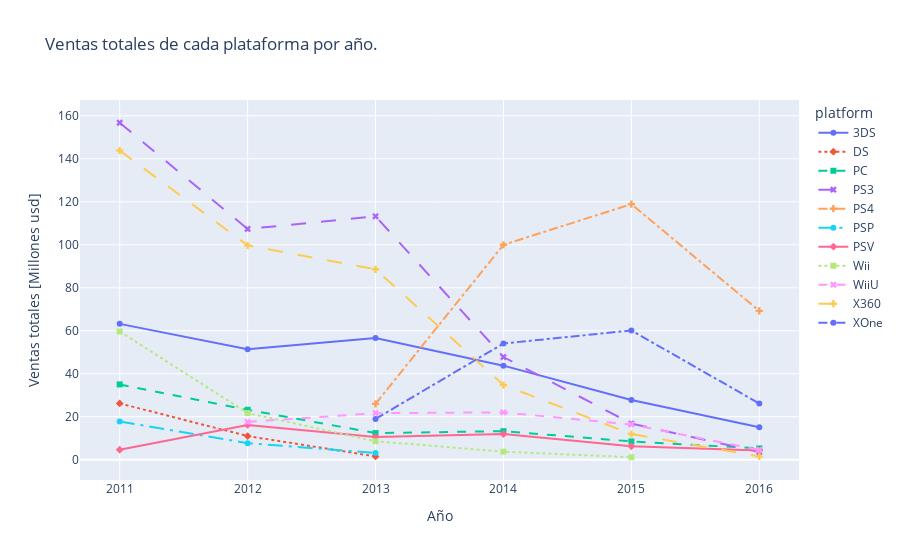
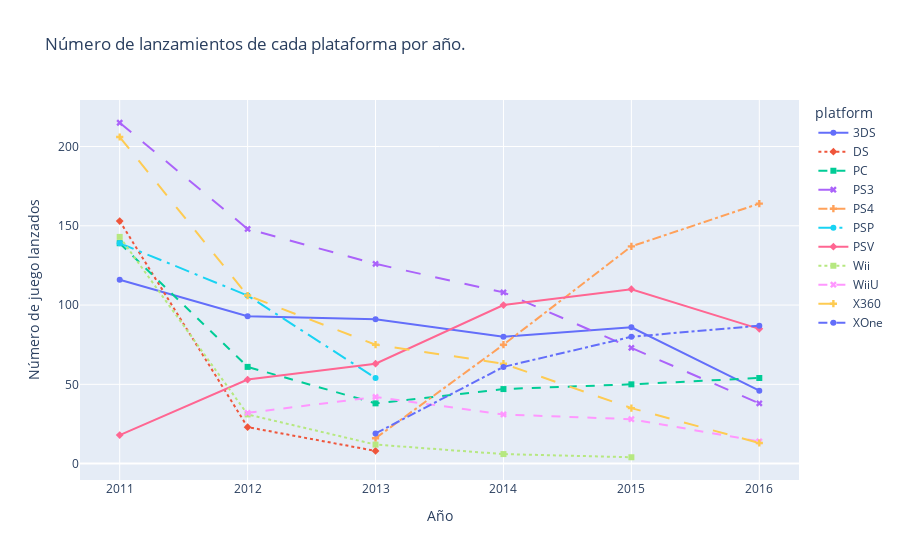

Here is the notebook cell these charts were saved with, in order:
### Markdown cell above
#### Periodo de tiempo de los datos

Teniendo en cuenta los resultados obtenidos con respecto a las ventas, y los gráficos de ventas por años y de número de juegos lanzados por años, se decide trabajar con datos del $2011$ en adelante.

### Code cell
# A partir del dataset 'top_sales_platforms' que contiene las ventas por plataforma y por año, se filtra
# para obtener la información de los datos a partir de 2011
top_sales_2011 = top_sales_platforms[top_sales_platforms['year_of_release'] >= 2011]
print(top_sales_2011)

# Se grafica el comportamientos de las ventas por cada plataforma por año
fig_top_sales_2011 = px.line(top_sales_2011, x = 'year_of_release', y ='total_sales', color = 'platform',
                                 symbol = 'platform',
                                 line_dash = 'platform',
                                 title = "Ventas totales de cada plataforma por año.",
                                 labels = {'year_of_release': 'Año', 'total_sales': 'Ventas totales [Millones usd]'})

fig_top_sales_2011.show()

# Se grafica el número de lanzamientos de cada plataforma por año
fig_top_sales_2011 = px.line(top_sales_2011, x = 'year_of_release', y ='num_of_release', color = 'platform',
                                 symbol = 'platform',
                                 line_dash = 'platform',
                                 title = "Número de lanzamientos de cada plataforma por año.",
                                 labels = {'year_of_release': 'Año', 'num_of_release': 'Número de juego lanzados'})

fig_top_sales_2011.show()

### Figure 1 — Plotly figure (JSON) as saved in the notebook; plotly's stock layout.template omitted (floating-point values rounded to 4 significant figures)
{"data": [{"hovertemplate": "platform=3DS<br>Año=%{x}<br>Ventas totales [Millones usd]=%{y}<extra></extra>", "legendgroup": "3DS", "line": {"color": "#636efa", "dash": "solid"}, "marker": {"symbol": "circle"}, "mode": "markers+lines", "name": "3DS", "orientation": "v", "showlegend": true, "type": "scatter", "x": [2011, 2012, 2013, 2014, 2015, 2016], "xaxis": "x", "y": [63.2, 51.36, 56.57, 43.76, 27.78, 15.14], "yaxis": "y"}, {"hovertemplate": "platform=DS<br>Año=%{x}<br>Ventas totales [Millones usd]=%{y}<extra></extra>", "legendgroup": "DS", "line": {"color": "#EF553B", "dash": "dot"}, "marker": {"symbol": "diamond"}, "mode": "markers+lines", "name": "DS", "orientation": "v", "showlegend": true, "type": "scatter", "x": [2011, 2012, 2013], "xaxis": "x", "y": [26.18, 11.01, 1.54], "yaxis": "y"}, {"hovertemplate": "platform=PC<br>Año=%{x}<br>Ventas totales [Millones usd]=%{y}<extra></extra>", "legendgroup": "PC", "line": {"color": "#00cc96", "dash": "dash"}, "marker": {"symbol": "square"}, "mode": "markers+lines", "name": "PC", "orientation": "v", "showlegend": true, "type": "scatter", "x": [2011, 2012, 2013, 2014, 2015, 2016], "xaxis": "x", "y": [35.03, 23.22, 12.38, 13.28, 8.52, 5.25], "yaxis": "y"}, {"hovertemplate": "platform=PS3<br>Año=%{x}<br>Ventas totales [Millones usd]=%{y}<extra></extra>", "legendgroup": "PS3", "line": {"color": "#ab63fa", "dash": "longdash"}, "marker": {"symbol": "x"}, "mode": "markers+lines", "name": "PS3", "orientation": "v", "showlegend": true, "type": "scatter", "x": [2011, 2012, 2013, 2014, 2015, 2016], "xaxis": "x", "y": [156.8, 107.4, 113.2, 47.76, 16.82, 3.6], "yaxis": "y"}, {"hovertemplate": "platform=PS4<br>Año=%{x}<br>Ventas totales [Millones usd]=%{y}<extra></extra>", "legendgroup": "PS4", "line": {"color": "#FFA15A", "dash": "dashdot"}, "marker": {"symbol": "cross"}, "mode": "markers+lines", "name": "PS4", "orientation": "v", "showlegend": true, "type": "scatter", "x": [2013, 2014, 2015, 2016], "xaxis": "x", "y": [25.99, 100, 118.9, 69.25], "yaxis": "y"}, {"hovertemplate": "platform=PSP<br>Año=%{x}<br>Ventas totales [Millones usd]=%{y}<extra></extra>", "legendgroup": "PSP", "line": {"color": "#19d3f3", "dash": "longdashdot"}, "marker": {"symbol": "circle"}, "mode": "markers+lines", "name": "PSP", "orientation": "v", "showlegend": true, "type": "scatter", "x": [2011, 2012, 2013], "xaxis": "x", "y": [17.82, 7.69, 3.14], "yaxis": "y"}, {"hovertemplate": "platform=PSV<br>Año=%{x}<br>Ventas totales [Millones usd]=%{y}<extra></extra>", "legendgroup": "PSV", "line": {"color": "#FF6692", "dash": "solid"}, "marker": {"symbol": "diamond"}, "mode": "markers+lines", "name": "PSV", "orientation": "v", "showlegend": true, "type": "scatter", "x": [2011, 2012, 2013, 2014, 2015, 2016], "xaxis": "x", "y": [4.63, 16.19, 10.59, 11.9, 6.25, 4.25], "yaxis": "y"}, {"hovertemplate": "platform=Wii<br>Año=%{x}<br>Ventas totales [Millones usd]=%{y}<extra></extra>", "legendgroup": "Wii", "line": {"color": "#B6E880", "dash": "dot"}, "marker": {"symbol": "square"}, "mode": "markers+lines", "name": "Wii", "orientation": "v", "showlegend": true, "type": "scatter", "x": [2011, 2012, 2013, 2014, 2015], "xaxis": "x", "y": [59.65, 21.71, 8.59, 3.75, 1.14], "yaxis": "y"}, {"hovertemplate": "platform=WiiU<br>Año=%{x}<br>Ventas totales [Millones usd]=%{y}<extra></extra>", "legendgroup": "WiiU", "line": {"color": "#FF97FF", "dash": "dash"}, "marker": {"symbol": "x"}, "mode": "markers+lines", "name": "WiiU", "orientation": "v", "showlegend": true, "type": "scatter", "x": [2012, 2013, 2014, 2015, 2016], "xaxis": "x", "y": [17.56, 21.65, 22.03, 16.35, 4.6], "yaxis": "y"}, {"hovertemplate": "platform=X360<br>Año=%{x}<br>Ventas totales [Millones usd]=%{y}<extra></extra>", "legendgroup": "X360", "line": {"color": "#FECB52", "dash": "longdash"}, "marker": {"symbol": "cross"}, "mode": "markers+lines", "name": "X360", "orientation": "v", "showlegend": true, "type": "scatter", "x": [2011, 2012, 2013, 2014, 2015, 2016], "xaxis": "x", "y": [143.8, 99.74, 88.58, 34.74, 11.96, 1.52], "yaxis": "y"}, {"hovertemplate": "platform=XOne<br>Año=%{x}<br>Ventas totales [Millones usd]=%{y}<extra></extra>", "legendgroup": "XOne", "line": {"color": "#636efa", "dash": "dashdot"}, "marker": {"symbol": "circle"}, "mode": "markers+lines", "name": "XOne", "orientation": "v", "showlegend": true, "type": "scatter", "x": [2013, 2014, 2015, 2016], "xaxis": "x", "y": [18.96, 54.07, 60.14, 26.15], "yaxis": "y"}], "layout": {"legend": {"title": {"text": "platform"}, "tracegroupgap": 0}, "title": {"text": "Ventas totales de cada plataforma por año."}, "xaxis": {"anchor": "y", "domain": [0, 1], "title": {"text": "Año"}}, "yaxis": {"anchor": "x", "domain": [0, 1], "title": {"text": "Ventas totales [Millones usd]"}}}}

### Figure 2 — Plotly figure (JSON) as saved in the notebook; plotly's stock layout.template omitted (floating-point values rounded to 4 significant figures)
{"data": [{"hovertemplate": "platform=3DS<br>Año=%{x}<br>Número de juego lanzados=%{y}<extra></extra>", "legendgroup": "3DS", "line": {"color": "#636efa", "dash": "solid"}, "marker": {"symbol": "circle"}, "mode": "markers+lines", "name": "3DS", "orientation": "v", "showlegend": true, "type": "scatter", "x": [2011, 2012, 2013, 2014, 2015, 2016], "xaxis": "x", "y": [116, 93, 91, 80, 86, 46], "yaxis": "y"}, {"hovertemplate": "platform=DS<br>Año=%{x}<br>Número de juego lanzados=%{y}<extra></extra>", "legendgroup": "DS", "line": {"color": "#EF553B", "dash": "dot"}, "marker": {"symbol": "diamond"}, "mode": "markers+lines", "name": "DS", "orientation": "v", "showlegend": true, "type": "scatter", "x": [2011, 2012, 2013], "xaxis": "x", "y": [153, 23, 8], "yaxis": "y"}, {"hovertemplate": "platform=PC<br>Año=%{x}<br>Número de juego lanzados=%{y}<extra></extra>", "legendgroup": "PC", "line": {"color": "#00cc96", "dash": "dash"}, "marker": {"symbol": "square"}, "mode": "markers+lines", "name": "PC", "orientation": "v", "showlegend": true, "type": "scatter", "x": [2011, 2012, 2013, 2014, 2015, 2016], "xaxis": "x", "y": [139, 61, 38, 47, 50, 54], "yaxis": "y"}, {"hovertemplate": "platform=PS3<br>Año=%{x}<br>Número de juego lanzados=%{y}<extra></extra>", "legendgroup": "PS3", "line": {"color": "#ab63fa", "dash": "longdash"}, "marker": {"symbol": "x"}, "mode": "markers+lines", "name": "PS3", "orientation": "v", "showlegend": true, "type": "scatter", "x": [2011, 2012, 2013, 2014, 2015, 2016], "xaxis": "x", "y": [215, 148, 126, 108, 73, 38], "yaxis": "y"}, {"hovertemplate": "platform=PS4<br>Año=%{x}<br>Número de juego lanzados=%{y}<extra></extra>", "legendgroup": "PS4", "line": {"color": "#FFA15A", "dash": "dashdot"}, "marker": {"symbol": "cross"}, "mode": "markers+lines", "name": "PS4", "orientation": "v", "showlegend": true, "type": "scatter", "x": [2013, 2014, 2015, 2016], "xaxis": "x", "y": [16, 75, 137, 164], "yaxis": "y"}, {"hovertemplate": "platform=PSP<br>Año=%{x}<br>Número de juego lanzados=%{y}<extra></extra>", "legendgroup": "PSP", "line": {"color": "#19d3f3", "dash": "longdashdot"}, "marker": {"symbol": "circle"}, "mode": "markers+lines", "name": "PSP", "orientation": "v", "showlegend": true, "type": "scatter", "x": [2011, 2012, 2013], "xaxis": "x", "y": [139, 106, 54], "yaxis": "y"}, {"hovertemplate": "platform=PSV<br>Año=%{x}<br>Número de juego lanzados=%{y}<extra></extra>", "legendgroup": "PSV", "line": {"color": "#FF6692", "dash": "solid"}, "marker": {"symbol": "diamond"}, "mode": "markers+lines", "name": "PSV", "orientation": "v", "showlegend": true, "type": "scatter", "x": [2011, 2012, 2013, 2014, 2015, 2016], "xaxis": "x", "y": [18, 53, 63, 100, 110, 85], "yaxis": "y"}, {"hovertemplate": "platform=Wii<br>Año=%{x}<br>Número de juego lanzados=%{y}<extra></extra>", "legendgroup": "Wii", "line": {"color": "#B6E880", "dash": "dot"}, "marker": {"symbol": "square"}, "mode": "markers+lines", "name": "Wii", "orientation": "v", "showlegend": true, "type": "scatter", "x": [2011, 2012, 2013, 2014, 2015], "xaxis": "x", "y": [143, 31, 12, 6, 4], "yaxis": "y"}, {"hovertemplate": "platform=WiiU<br>Año=%{x}<br>Número de juego lanzados=%{y}<extra></extra>", "legendgroup": "WiiU", "line": {"color": "#FF97FF", "dash": "dash"}, "marker": {"symbol": "x"}, "mode": "markers+lines", "name": "WiiU", "orientation": "v", "showlegend": true, "type": "scatter", "x": [2012, 2013, 2014, 2015, 2016], "xaxis": "x", "y": [32, 42, 31, 28, 14], "yaxis": "y"}, {"hovertemplate": "platform=X360<br>Año=%{x}<br>Número de juego lanzados=%{y}<extra></extra>", "legendgroup": "X360", "line": {"color": "#FECB52", "dash": "longdash"}, "marker": {"symbol": "cross"}, "mode": "markers+lines", "name": "X360", "orientation": "v", "showlegend": true, "type": "scatter", "x": [2011, 2012, 2013, 2014, 2015, 2016], "xaxis": "x", "y": [206, 106, 75, 63, 35, 13], "yaxis": "y"}, {"hovertemplate": "platform=XOne<br>Año=%{x}<br>Número de juego lanzados=%{y}<extra></extra>", "legendgroup": "XOne", "line": {"color": "#636efa", "dash": "dashdot"}, "marker": {"symbol": "circle"}, "mode": "markers+lines", "name": "XOne", "orientation": "v", "showlegend": true, "type": "scatter", "x": [2013, 2014, 2015, 2016], "xaxis": "x", "y": [19, 61, 80, 87], "yaxis": "y"}], "layout": {"legend": {"title": {"text": "platform"}, "tracegroupgap": 0}, "title": {"text": "Número de lanzamientos de cada plataforma por año."}, "xaxis": {"anchor": "y", "domain": [0, 1], "title": {"text": "Año"}}, "yaxis": {"anchor": "x", "domain": [0, 1], "title": {"text": "Número de juego lanzados"}}}}
